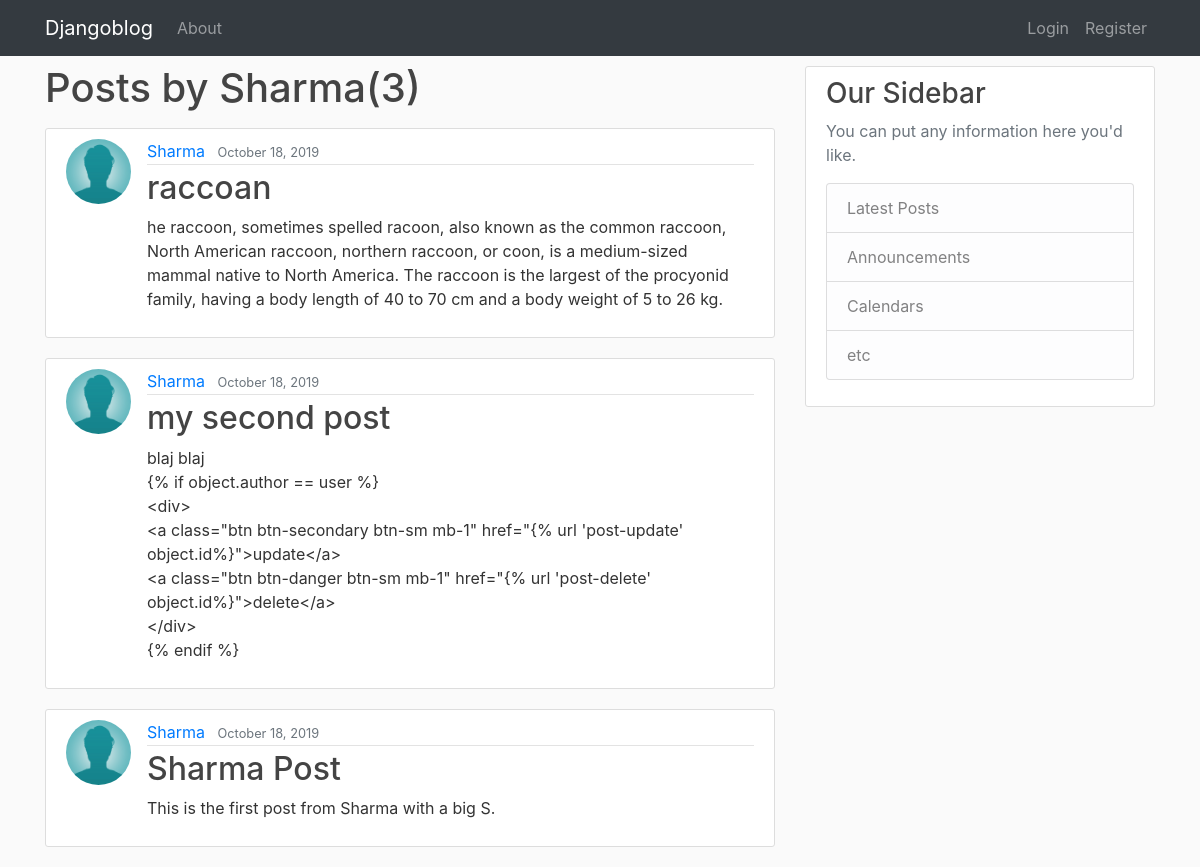
/user/Sharma, run on the app's committed database.
### blog/models.py (models this page shows, shortened)
class Post(models.Model):
    title = models.CharField(max_length=100)
    content = models.TextField()
    date_posted = models.DateTimeField(default = timezone.now)
    author = models.ForeignKey(User, on_delete= models.CASCADE)

### users/models.py (models this page shows, shortened)
class profile(models.Model):
    user = models.OneToOneField(User,on_delete=models.CASCADE)
    image = models.ImageField(default='default.jpg',upload_to='profile-pics')

### blog/views.py (the view)
# urls.py: path('user/<str:username>', userPostListView.as_view(),name='user-posts'),
class userPostListView(ListView):
    model = Post
    template_name = 'blog/user_posts.html' #<app>/<model>_<viewtype>.html
    context_object_name = 'posts'
    paginate_by = 4
    def get_queryset(self):
        user = get_object_or_404(User,username = self.kwargs.get('username'))
        return Post.objects.filter(author = user).order_by('-date_posted')

### blog/templates/blog/user_posts.html (shortened to what this page needs)
{% extends "blog/base.html" %}
{% block content %}
    <h1 class="mb-3">Posts by {{ view.kwargs.username}}({{page_obj.paginator.count}})</h1>
    {% for post in posts %}
    <article class="media content-section">
              <img src="{{ post.author.profile.image.url}}" alt="" class="rounded-circle article-img">
              <div class="media-body">
                <div class="article-metadata">
                  <a class="mr-2" href="#">{{ post.author }}</a>
                  <small class="text-muted">{{ post.date_posted|date:"F d, Y" }}</small>
                </div>
                <h2><a class="article-title" href="{% url 'post-detail' post.id %}">{{ post.title }}</a></h2>
                <p class="article-content">{{ post.content }}</p>
              </div>
      </article>
    {% endfor%}
{% endblock %}

### blog/static/blog/main.css (style rules this page uses)
body { background: #fafafa; color: #333333; }
h1, h2, h3, h4, h5, h6 { color: #444444; }
.content-section { background: #ffffff; padding: 10px 20px; border: 1px solid #dddddd; border-radius: 3px; margin-bottom: 20px; margin-top: 10px; }
.article-title { color: #444444; }
.article-content { white-space: pre-line; }
.article-img { height: 65px; width: 65px; margin-right: 16px; }
.article-metadata { padding-bottom: 1px; margin-bottom: 4px; border-bottom: 1px solid #e3e3e3 }

### data on the page
Post: author.profile.image (placeholder picture), author "Sharma", date_posted "October 18, 2019", title "raccoan", content "he raccoon, sometimes spelled racoon, also known as the common raccoon, North American raccoon, northern raccoon, or coon, is a medium-sized mammal native to North America. The raccoon is the largest of the procyonid family, having a body length of 40 to 70 cm and a body weight of 5 to 26 kg."
Post: author.profile.image (placeholder picture), author "Sharma", date_posted "October 18, 2019", title "my second post", content "blaj blaj {% if object.author == user %} <div> <a class=\"btn btn-secondary btn-sm mb-1\" href=\"{% url 'post-update' object.id%}\">update</a> <a class=\"btn btn-danger btn-sm mb-1\" href=\"{% url 'post-delete' object.id%}\">delete</a> </div> {% endif %}"
Post: author.profile.image (placeholder picture), author "Sharma", date_posted "October 18, 2019", title "Sharma Post", content "This is the first post from Sharma with a big S."

### other printed values
{{ view.kwargs.username }} "Sharma"
{{ page_obj.paginator.count }} "3"
